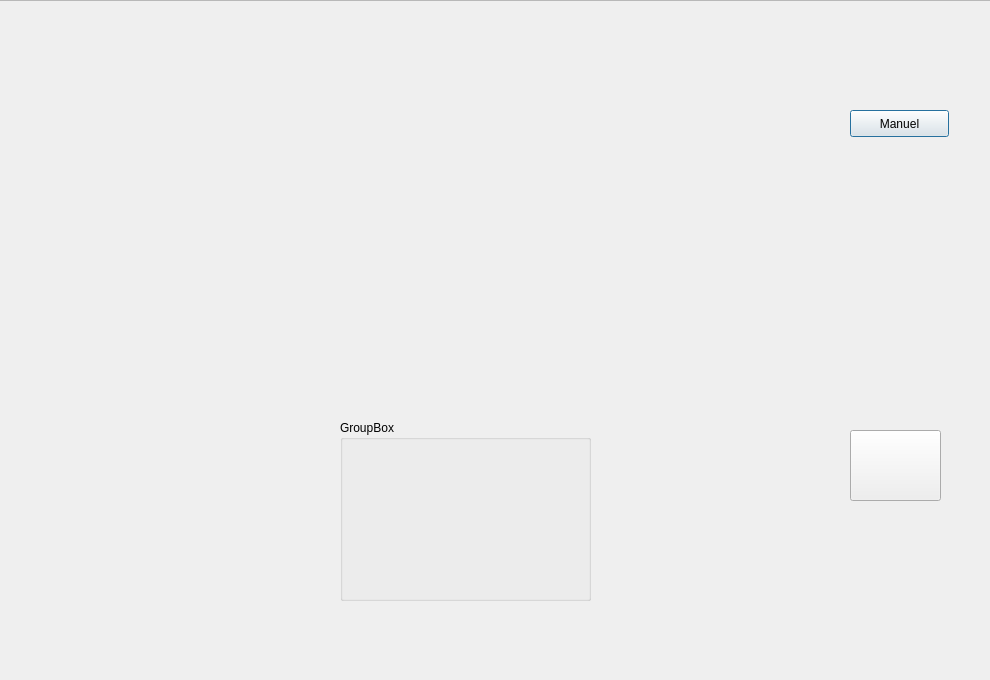
<?xml version="1.0" encoding="UTF-8"?>
<ui version="4.0">
 <class>mainWindow</class>
 <widget class="QDialog" name="mainWindow">
  <property name="geometry">
   <rect>
    <x>0</x>
    <y>0</y>
    <width>990</width>
    <height>680</height>
   </rect>
  </property>
  <property name="windowTitle">
   <string>mainWindow</string>
  </property>
  <widget class="QFrame" name="frame">
   <property name="geometry">
    <rect>
     <x>-10</x>
     <y>0</y>
     <width>1061</width>
     <height>681</height>
    </rect>
   </property>
   <property name="frameShape">
    <enum>QFrame::StyledPanel</enum>
   </property>
   <property name="frameShadow">
    <enum>QFrame::Raised</enum>
   </property>
   <widget class="QPushButton" name="ButtonM">
    <property name="geometry">
     <rect>
      <x>860</x>
      <y>110</y>
      <width>99</width>
      <height>27</height>
     </rect>
    </property>
    <property name="text">
     <string>Manuel</string>
    </property>
   </widget>
   <widget class="QPushButton" name="ButtonMic">
    <property name="geometry">
     <rect>
      <x>860</x>
      <y>430</y>
      <width>91</width>
      <height>71</height>
     </rect>
    </property>
    <property name="text">
     <string/>
    </property>
    <property name="icon">
     <iconset>
      <normaloff>../../img/mic.png</normaloff>../../img/mic.png</iconset>
    </property>
    <property name="iconSize">
     <size>
      <width>30</width>
      <height>30</height>
     </size>
    </property>
   </widget>
   <widget class="QGroupBox" name="groupBox">
    <property name="geometry">
     <rect>
      <x>350</x>
      <y>420</y>
      <width>251</width>
      <height>181</height>
     </rect>
    </property>
    <property name="title">
     <string>GroupBox</string>
    </property>
    <widget class="QWidget" name="verticalLayoutWidget">
     <property name="geometry">
      <rect>
       <x>0</x>
       <y>0</y>
       <width>261</width>
       <height>191</height>
      </rect>
     </property>
     <layout class="QVBoxLayout" name="verticalLayout"/>
    </widget>
   </widget>
   <widget class="QLabel" name="labelPicture">
    <property name="geometry">
     <rect>
      <x>290</x>
      <y>120</y>
      <width>381</width>
      <height>241</height>
     </rect>
    </property>
    <property name="text">
     <string>&lt;html&gt;&lt;head/&gt;&lt;body&gt;&lt;p&gt;&lt;br/&gt;&lt;/p&gt;&lt;/body&gt;&lt;/html&gt;</string>
    </property>
   </widget>
  </widget>
 </widget>
 <resources/>
 <connections/>
</ui>
